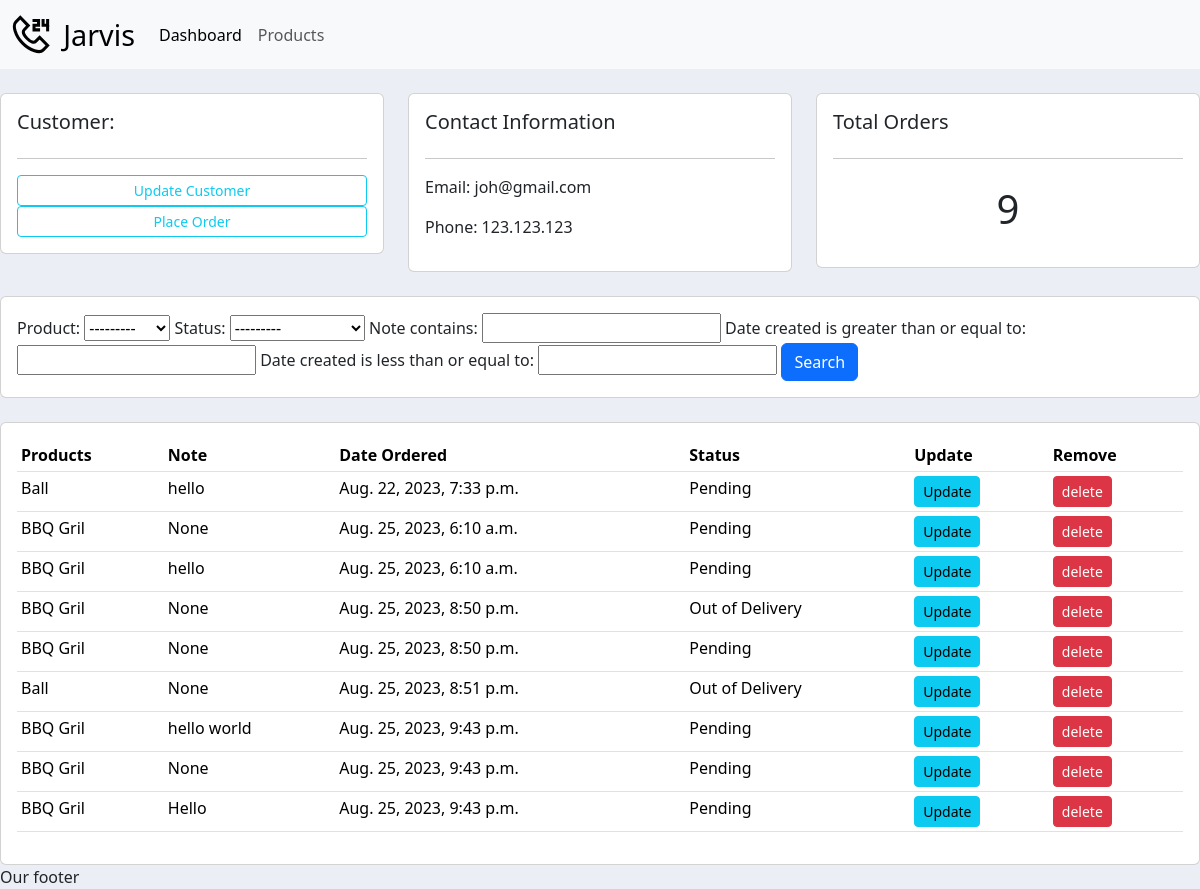
The app's page /customer/1/ with its own data.
### accounts/models.py (models this page shows, shortened)
class Customer(models.Model):
    name = models.CharField(max_length=255, null=True)
    phone = models.CharField(max_length=255, null=True)
    email = models.CharField(max_length=255, null=True)
    date_created = models.DateTimeField(auto_now_add=True, null=True)

class Order(models.Model):
    STATUS = (
        ('Pending', 'Pending'),
        ('Out of Delivery', 'Out of Delivery'),
        ('Delivered', 'Delivered'),
    )
    customer = models.ForeignKey(Customer, null=True, on_delete=models.SET_NULL)
    product = models.ForeignKey(Products, null=True, on_delete=models.SET_NULL)
    date_created = models.DateTimeField(auto_now_add=True, null=True)
    status = models.CharField(max_length=255, null=True, choices=STATUS)
    note = models.CharField(max_length=1000, null=True)

class Products(models.Model):
    CATEGORY = (
        ('Indoor', 'Indoor'),
        ('Out Door', 'Out Door'),
    )
    name = models.CharField(max_length=255, null=True)
    price = models.FloatField(null=True)
    category = models.CharField(max_length=255, null=True, choices=CATEGORY)
    description = models.CharField(max_length=255, null=True,blank=True)
    date_created = models.DateTimeField(auto_now_add=True, null=True)
    tags = models.ManyToManyField(Tag)
    def __str__(self):
        return self.name

### accounts/views.py (the view)
# urls.py: path('customer/<str:pk_test>/', customer, name="customer"),
def customer(request, pk_test):
    customer = Customer.objects.get(id=pk_test)
    orders = customer.order_set.all()
    order_count = orders.count()
    myFilter = OrderFilter(request.GET, queryset=orders)
    orders = myFilter.qs
    context = {'customer': customer, 'orders': orders, 'order_count': order_count, 'myFilter': myFilter}
    return render(request, 'accounts/customer.html', context)

### accounts/templates/accounts/customer.html
{% extends 'accounts/main.html' %}
{% block content %}
<br/>
<div class="row">
    <div class="col-md">
        <div class="card card-body">
            <h5>Customer:</h5>
            <hr/>
            <a class="btn btn-outline-info btn-sm btn-block" href="">Update Customer</a>
            <a class="btn btn-outline-info btn-sm btn-block" href="{% url 'create_order' customer.id %}">Place Order</a>
        </div>
    </div>
    <div class="col-md">
        <div class="card card-body">
            <h5>Contact Information</h5>
            <hr/>
            <p>Email: {{customer.email}} </p>
            <p>Phone: {{customer.phone}}</p>
        </div>
    </div>
    <div class="col-md">
        <div class="card card-body">
            <h5>Total Orders</h5>
            <hr/>
            <h1 style="text-align: center; padding: 10px">{{ order_count }}</h1>
        </div>
    </div>
</div>
<br/>
<div class="row">
    <div class="col">
        <div class="card card-body">
            <form method="get">
                {{ myFilter.form }}
                <button class="btn btn-primary" type="submit">Search</button>
            </form>
        </div>
    </div>
</div>
<br/>
<div class="row">
    <div class="col-md">
        <div class="card card-body">
            <table class="table table-sm">
                <tr>
                    <th>Products</th>
                    <th>Note</th>
                    <th>Date Ordered</th>
                    <th>Status</th>
                    <th>Update</th>
                    <th>Remove</th>
                </tr>
                {% for order in orders %}
                <tr>
                    <td>{{order.product}}</td>
                    <td>{{order.note}}</td>
                    <td>{{order.date_created}}</td>
                    <td>{{order.status}}</td>
                    <td><a class="btn btn-sm btn-info" href="{% url 'update_order' order.id %}">Update</a></td>
                    <td><a class="btn btn-sm btn-danger" href="{% url 'delete_order' order.id %}">delete</a></td>
                </tr>
                {% endfor %}
            </table>
        </div>
    </div>
</div>
{% endblock content %}

### static/css/main.css (style rules this page uses)
body { background-color:#ebeff5; }

### records on screen
Customer: email "joh@gmail.com", phone "123.123.123"
Order: product "Ball", note "hello", date_created "Aug. 22, 2023, 7:33 p.m.", status "Pending"
Order: product "BBQ Gril", note "None", date_created "Aug. 25, 2023, 6:10 a.m.", status "Pending"
Order: product "BBQ Gril", note "hello", date_created "Aug. 25, 2023, 6:10 a.m.", status "Pending"
Order: product "BBQ Gril", note "None", date_created "Aug. 25, 2023, 8:50 p.m.", status "Out of Delivery"
Order: product "BBQ Gril", note "None", date_created "Aug. 25, 2023, 8:50 p.m.", status "Pending"
Order: product "Ball", note "None", date_created "Aug. 25, 2023, 8:51 p.m.", status "Out of Delivery"
Order: product "BBQ Gril", note "hello world", date_created "Aug. 25, 2023, 9:43 p.m.", status "Pending"
Order: product "BBQ Gril", note "None", date_created "Aug. 25, 2023, 9:43 p.m.", status "Pending"
Order: product "BBQ Gril", note "Hello", date_created "Aug. 25, 2023, 9:43 p.m.", status "Pending"

### other values on screen
{{ order_count }} "9"
